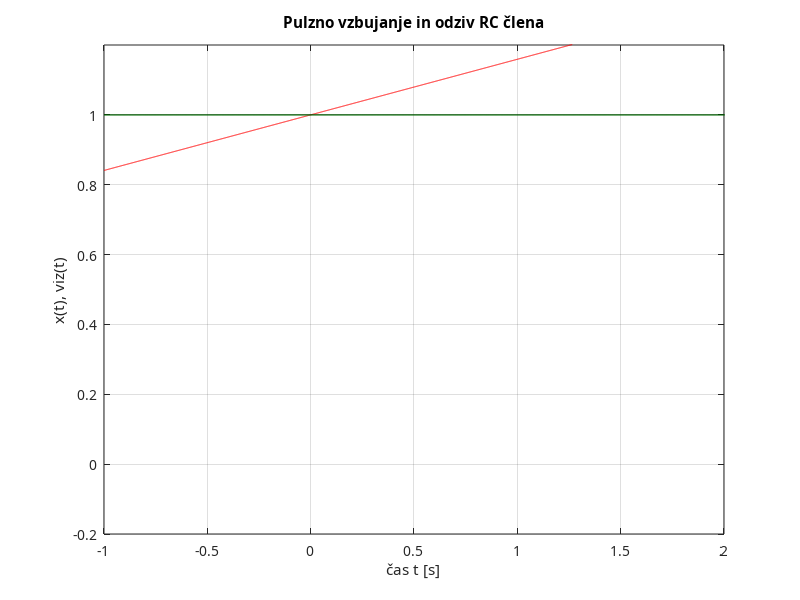
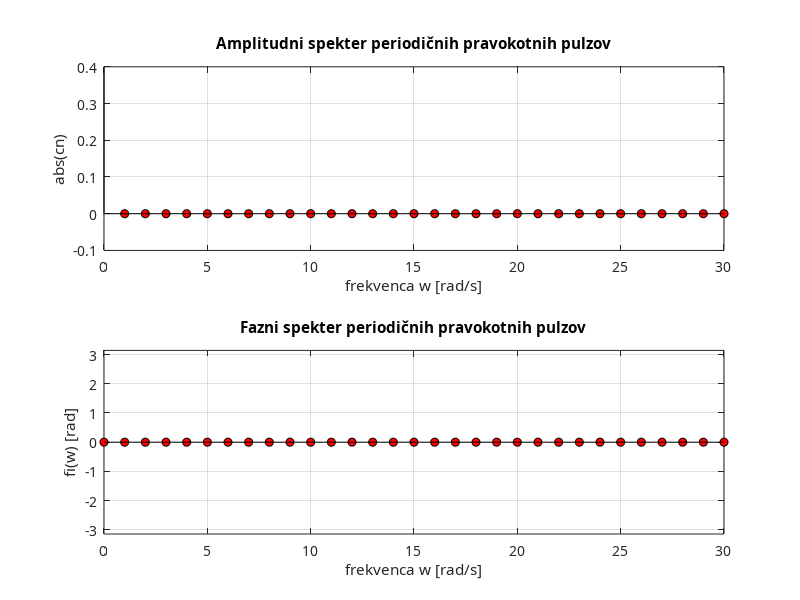
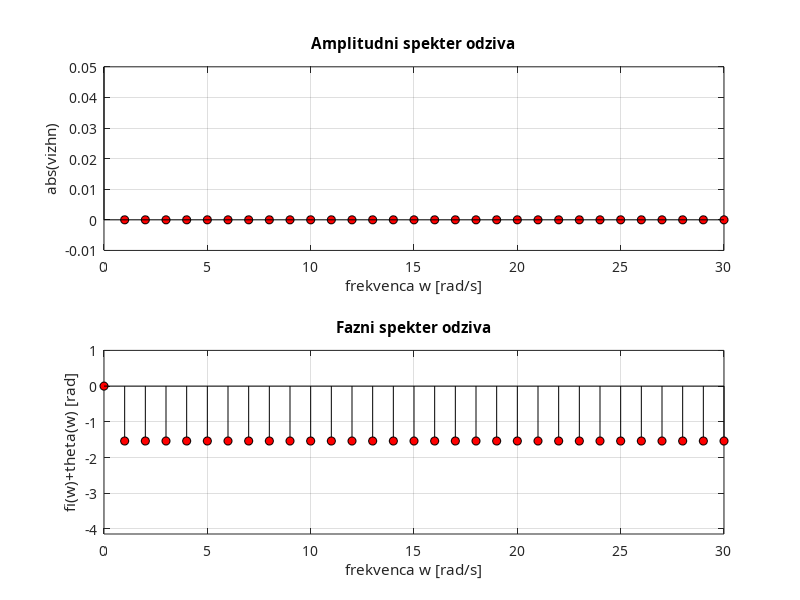
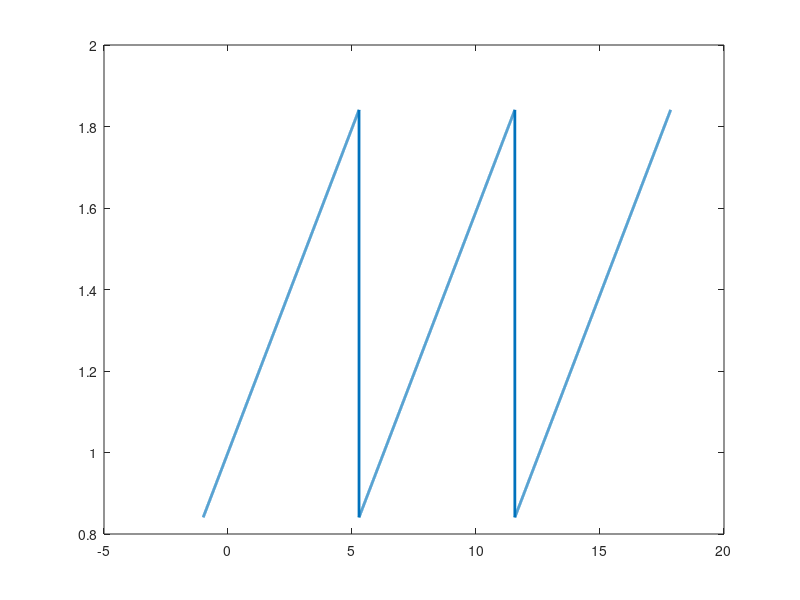

These charts were generated, in order, by the following MATLAB code:
% Fourierova analiza: Odziv vezja RC na PERIODIČNE PRAVOKOTNE PULZE
clear all; close all;
A = 1;                  % amplituda pulzov
T = 2*pi;               % osnovna perioda
w0 = 2*pi/T;            % osnovna frekvenca
tpz = 0;                % začetek obravnavanega pulza
tpk = tpz + T;          % konec obravnavanega pulza
tz = -1; tk = 2; dt = 0.001;
t = tz : dt : tk;       % časovni vektor
[N, M] = size(t);
 if N < M,
 t = t';
 end
nk = 30;
% definiranje idealnega poteka obravnavanega pulza
t1 = tz : dt : tz+T; xp1   = A / T *(t1 + T);
t2 = tz+T : dt : tz+2*T; xp2   = A / T * t2;
t3 = tz+2*T : dt : tz+3*T; xp3 = A / T * (t3 - T);

#test koda
 t = [t1 t2 t3 ];
 u = [xp1 xp2 xp3];
fig1 = figure(4);
    plot(t, u, 'LineWidth', 2);
pause(4)

% časovni in signalni vektor idealnega pulza
tpp = [t1 t2 t3]; xpp = [xp1 xp2 xp3];
a0 = A * (tpk - tpz) / T; % koeficient a0 = c0
a0t = ones(size(t))*a0;
C = 1; R = 1; % elementi vezja
H0 = 1; % vrednost prevajalne funkcije pri n = 0 oz. w = 0
for n = 1 : 1 : nk

% trigonometrična vrsta
an = A/(n*pi)*(sin(n*w0*tpk)-sin(n*w0*tpz)); % koeficienti an
bn = A/(n*pi)*(-cos(n*w0*tpk)+cos(n*w0*tpz)); % koeficienti bn
 xn(:,n) = an * cos(n*w0*t) + bn * sin(n*w0*t);
 if n == 1
 xp(:,n) = a0 + xn(:,n);
 else
 xp(:,n) = xp(:,n-1) + xn(:,n);
 end
 
 
% koeficienti cosinusne vrste
cn(n) = sqrt(an^2 + bn^2); % komponente amplitudnega spektra
fin(n) = -atan(bn/an); % komponente faznega spektra
 if (an<0) && (bn<0)
 fin(n) = fin(n) + pi;
 elseif (an<0) && (bn>0)
 fin(n) = fin(n) - pi;
 end
 
 
% izračun odziva RC člena
Hn = 1/(1+j*n*w0*R*C);
Hnabs = abs(Hn); Hntheta = angle(Hn);
vizhn(:,n) = Hnabs*cn(n)*cos(n*w0*t+fin(n)+Hntheta);
 if n == 1
 vizh(:,n) = H0*a0 + vizhn(:,n);
 else
 vizh(:,n) = vizh(:,n-1) + vizhn(:,n);
 end
end


fig1 = figure(1);
set(fig1, 'Units', 'centimeters', 'Position', [2 1.5 30 15]);
plot(tpp,xpp,'r', t, xp(:,nk),'g',t,vizh(:,nk),'k'); hold off;
axis([tz tk -0.2 A+0.2])
set(gca, 'FontName', 'Times New Roman CE', 'FontSize', 10);
xlabel('čas t [s]'); ylabel('x(t), viz(t)');
title('Pulzno vzbujanje in odziv RC člena'); grid on;
pause(1)

w = [0 : nk] * w0; % izračun frekvenc komponent spektra

fig2 = figure(2);
set(fig2, 'Units', 'centimeters', 'Position', [1 2 15.5 14]);
subplot(2,1,1)
stem(w, [a0 cn], 'ko', 'MarkerFaceColor', 'r')
axis([0 nk*w0 -0.1 0.4])
set(gca, 'FontName', 'Times New Roman CE', 'FontSize', 10);
xlabel('frekvenca w [rad/s]'); ylabel('abs(cn)');
title('Amplitudni spekter periodičnih pravokotnih pulzov'); grid on;

subplot(2,1,2)
stem(w, [0 fin], 'ko', 'MarkerFaceColor', 'r')
axis([0 nk*w0 -pi pi])
set(gca, 'FontName', 'Times New Roman CE', 'FontSize', 10);
xlabel('frekvenca w [rad/s]'); ylabel('fi(w) [rad]');
title('Fazni spekter periodičnih pravokotnih pulzov'); grid on;
pause(2)

fig3 = figure(3);

set(fig3, 'Units', 'centimeters', 'Position', [17.5 2 15.5 14]);
subplot(2,1,1)
stem(w, [H0*a0 Hnabs*cn], 'ko', 'MarkerFaceColor', 'r')
axis([0 nk*w0 -0.01 0.05])
set(gca, 'FontName', 'Times New Roman CE', 'FontSize', 10); 

xlabel('frekvenca w [rad/s]'); ylabel('abs(vizhn)');
title('Amplitudni spekter odziva'); grid on;

subplot(2,1,2)
stem(w, [0 fin+Hntheta], 'ko', 'MarkerFaceColor', 'r')
axis([0 nk*w0 -pi-1 1])
set(gca, 'FontName', 'Times New Roman CE', 'FontSize', 10);
xlabel('frekvenca w [rad/s]'); ylabel('fi(w)+theta(w) [rad]');
title('Fazni spekter odziva'); grid on; 
pause(3)
